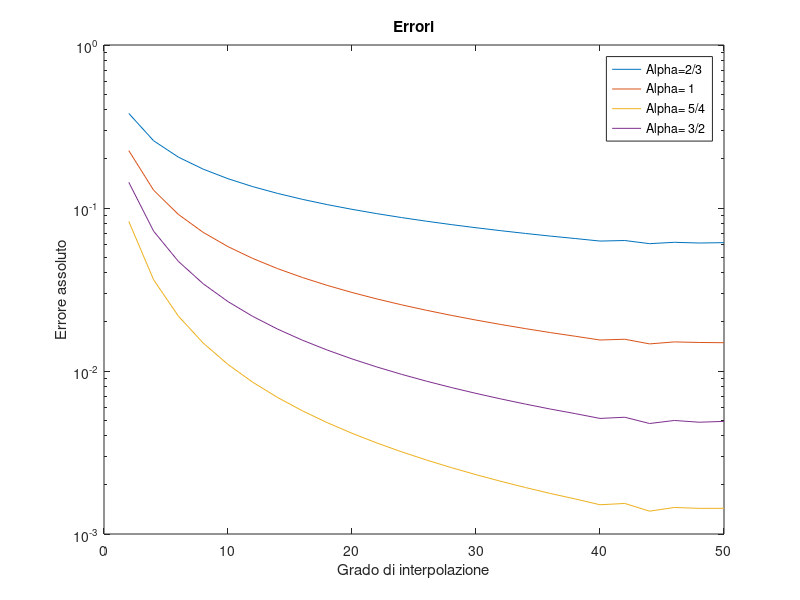
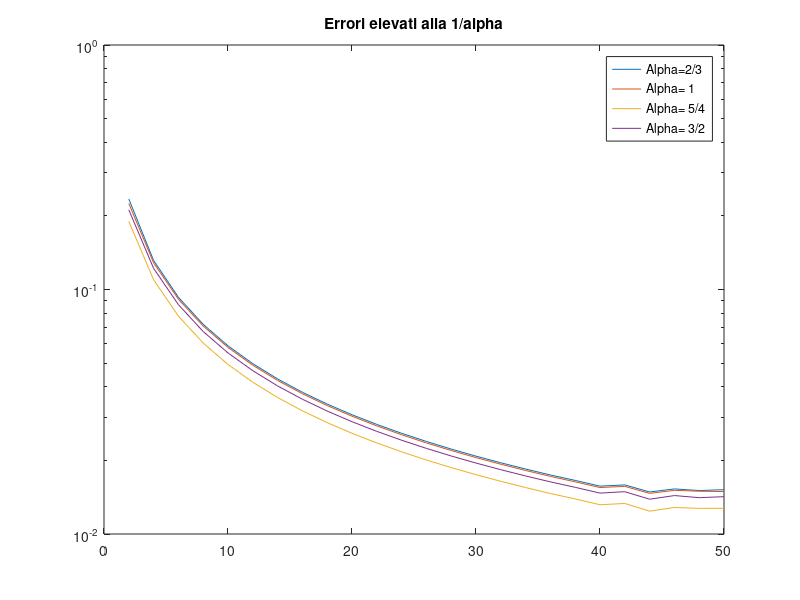

MATLAB code to generate these figures, in order:
clear 
close all
clc
warning off
% Dati globali
a=-1;b=1; % Estremi intervallo
alphas=[2/3,1,3/2,5/4];
m=1001; % Num punti valutazione
degs=2:2:50; % Gradi polinomiali considerati
nomefile='risultati.txt'; % Nome del file stampa risultati
pausa=0.2;
%% corpo dell'esperimento

xeval=linspace(a,b,5001);
E_cheb=zeros(length(degs),length(alphas));
k=0;
for alpha=alphas
    f=@(x) abs(x).^alpha;
    f_eval=f(xeval)';
    k=k+1;
    j=0;
    for n=degs
        N=2*n^2;
        j=j+1;
        xinterp_cheb=(b-a)/2.*cos((2*(N-1:-1:0)+1)./(2*(N-1)+2)*pi)+(b+a)/2; % pti di Chebyshev
        yinterp_cheb=f(xinterp_cheb)';
        c=polyfit(xinterp_cheb,yinterp_cheb,n);
        yeval_cheb=polyval(c,xeval)';
        E_cheb(j,k)=max(abs(yeval_cheb-f_eval));
    end
end
%% grafico errori

figure(2);
semilogy(degs,E_cheb);
xlabel('Grado di interpolazione');
ylabel('Errore assoluto')
legend('Alpha=2/3','Alpha= 1','Alpha= 5/4','Alpha= 3/2');
title('Errori')
hold off
%%
figure(3);
semilogy(degs,E_cheb.^(1./alphas));
legend('Alpha=2/3','Alpha= 1','Alpha= 5/4','Alpha= 3/2');
title('Errori elevati alla 1/alpha')
hold off
